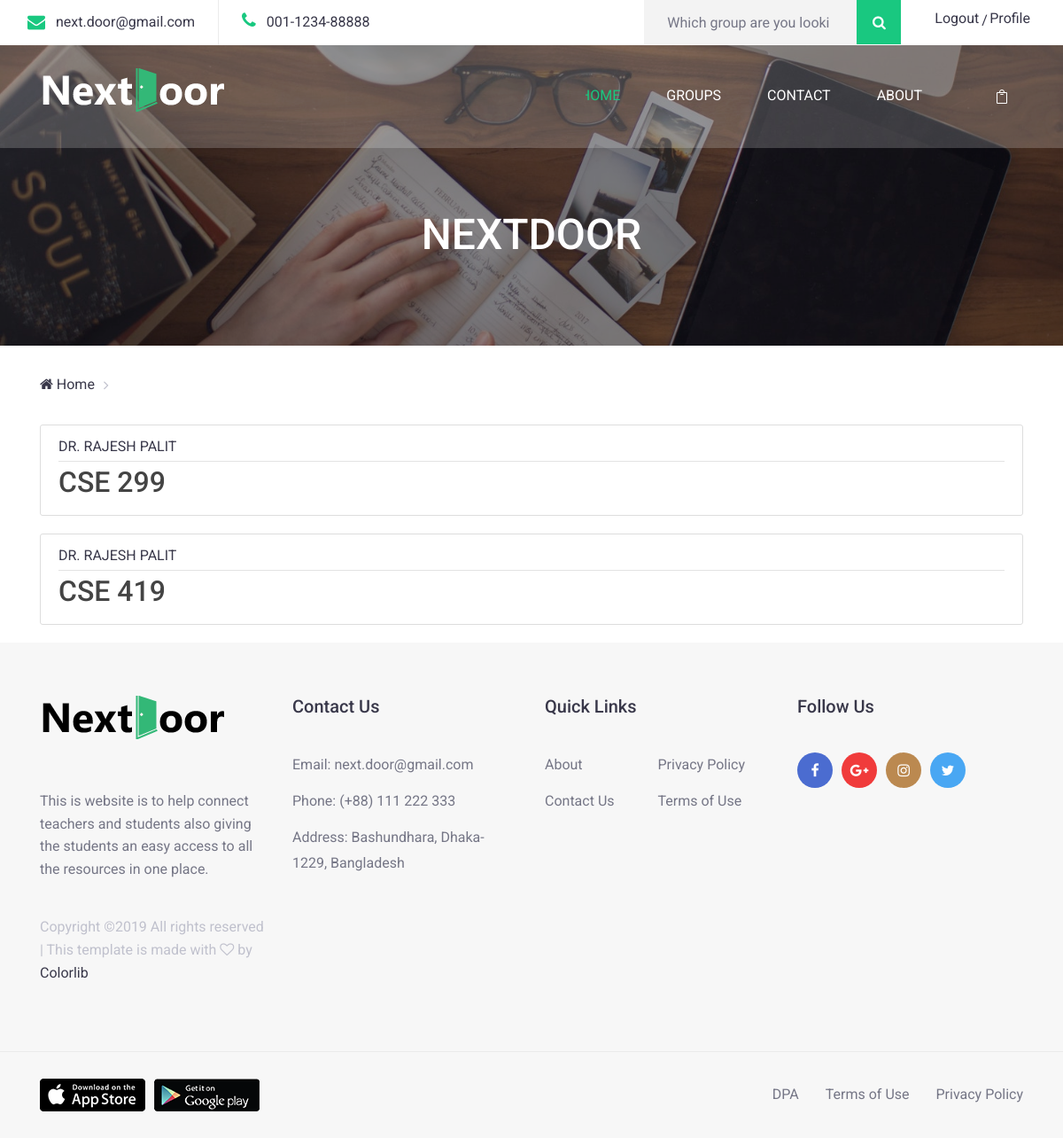
Screenshot of /user_group_list/ (signed in) with the database file from the repository.
### NextDoor/models.py (models this page shows, shortened)
class Group(models.Model):
    course_name = models.CharField(max_length=100)
    course_description = models.TextField()
    password = models.CharField(max_length=100)
    owner = models.ForeignKey(User, on_delete= models.CASCADE)

### NextDoor/views.py (the view)
# urls.py: path('user_group_list/',user_group_list.as_view(), name='user_group_list'),
class user_group_list(ListView):
    model = Group
    template_name = 'NextDoor/user_group_list.html'  # <app>/<model>_<viewtype>.html
    context_object_name = 'group'

### NextDoor/templates/NextDoor/user_group_list.html
{% extends "NextDoor/base.html" %}
{% block content %}
    {% for groups in group %}
        {% if user == groups.owner %}
        <article class="media content-section">
          <div class="media-body">
            <div class="article-metadata">
              <a class="mr-2" href="#">{{ groups.owner.get_full_name }}</a>
            </div>
            {% if user.is_authenticated %}
              <h2><a class="article-title" href="{% url 'group' groups.id %}">{{ groups.course_name }}</a></h2>
            {% endif %}
          </div>
        </article>
        {% endif %}
    {% endfor %}
{% endblock content %}

### NextDoor/static/main.css (style rules this page uses)
body { background: #fafafa; color: #333333; margin-top: 5rem; }
h1, h2, h3, h4, h5, h6 { color: #444444; }
.content-section { background: #ffffff; padding: 10px 20px; border: 1px solid #dddddd; border-radius: 3px; margin-bottom: 20px; }
.article-title { color: #444444; }
.article-metadata { padding-bottom: 1px; margin-bottom: 4px; border-bottom: 1px solid #e3e3e3 }

### NextDoor/static/style.css (style rules this page uses)
body { color: #383749; font-size: 16px; line-height: 1.8; font-family: 'Roboto', sans-serif; }
a { color: #383749; }

### rows the page displays
Group: owner.get_full_name "DR. RAJESH PALIT", course_name "CSE 299"
Group: owner.get_full_name "DR. RAJESH PALIT", course_name "CSE 419"
